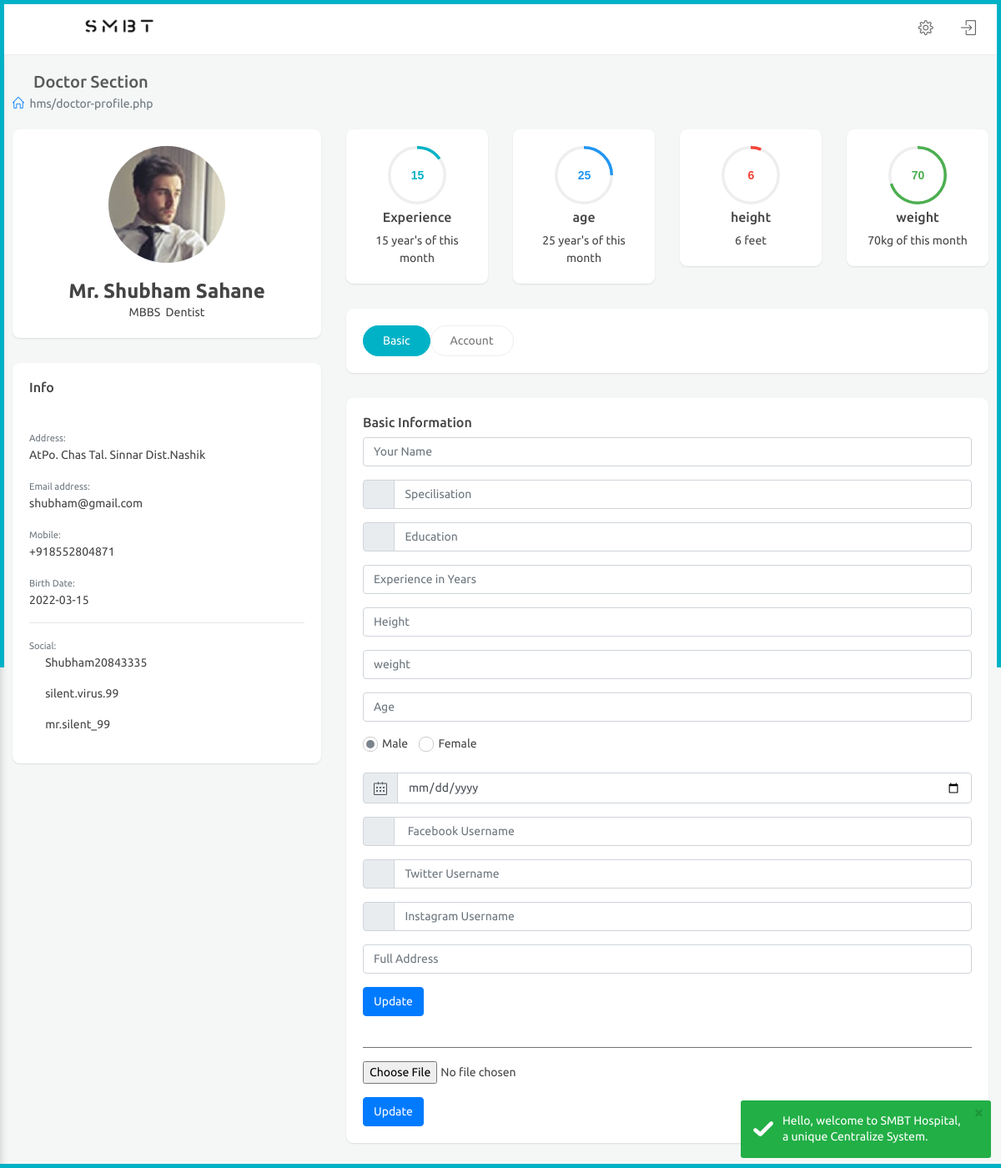
Page /doctor-profile.php (signed in) on the committed database.
### tables this page shows
CREATE TABLE `hospitalstaff` (
  `hsid` int NOT NULL AUTO_INCREMENT,
  `name` varchar(45) DEFAULT NULL,
  `email` varchar(45) DEFAULT NULL,
  `cNumber` varchar(45) DEFAULT NULL,
  `password` varchar(45) DEFAULT NULL,
  `education` varchar(45) DEFAULT NULL,
  `specialisation` varchar(45) DEFAULT NULL,
  `experience` varchar(45) DEFAULT NULL,
  `surgeonFlag` tinyint DEFAULT NULL,
  `doctorFlag` tinyint DEFAULT NULL,
  `nurseFlag` tinyint DEFAULT NULL,
  `accountantFlag` tinyint DEFAULT NULL,
  `laboratoristFlag` tinyint DEFAULT NULL,
  `pharmacyFlag` tinyint DEFAULT NULL,
  `emergencyFlag` tinyint DEFAULT NULL,
  `anaesthetistFlag` tinyint DEFAULT NULL,
  `adminFlag` tinyint DEFAULT NULL,
  `bdate` date DEFAULT NULL,
  `height` decimal(10,0) DEFAULT NULL,
  `weight` decimal(10,0) DEFAULT NULL,
  `sex` varchar(10) DEFAULT NULL,
  `age` int DEFAULT NULL,
  `address` varchar(80) DEFAULT NULL,
  `facebook` varchar(45) DEFAULT NULL,
  `twitter` varchar(45) DEFAULT NULL,
  `instagram` varchar(45) DEFAULT NULL,
  `glink` varchar(45) DEFAULT NULL,
  `profilename` varchar(45) DEFAULT 'avatar.png',
  PRIMARY KEY (`hsid`),
  UNIQUE KEY `hsid_UNIQUE` (`hsid`)
);

### doctor-profile.php (the view, shortened to what this page needs)
<?php
  include("include/doctor-header.php");
  ?>
            <div class="row clearfix">
                <div class="col-lg-4 col-md-12">
                    <div class="card profile-header">
                        <div class="body">
                            <?php
                            $result = mysqli_query($conn,"SELECT * FROM hospital.hospitalstaff where email='$Email';");
                            if($result)
                            {
                            $row=mysqli_fetch_assoc($result);
                            echo"<div class='profile-image'> <img src='assets/images/sm/". $row['profilename'] ." ' class='rounded-circle' > </div>";
                            }
                            ?>
                            <div>
                                <h4 class="m-b-0"><strong>Mr. <?php echo $row['name']; ?></strong></h4>
                                <span><?php echo $row['education']; ?>&nbsp;&nbsp;<?php echo $row['specialisation']; ?></span>
                            </div>
                        </div>
                    </div>
                    <div class="card">
                        <div class="header">
                            <h2>Info</h2>
                        </div>
                        <div class="body">
                            <small class="text-muted">Address: </small>
                            <p><?php echo $row['address']; ?></p>
                            <small class="text-muted">Email address: </small>
                            <p><?php echo $row['email']; ?></p>
                            <small class="text-muted">Mobile: </small>
                            <p><?php echo $row['cNumber']; ?></p>
                            <small class="text-muted">Birth Date: </small>
                            <p class="m-b-0"><?php echo $row['bdate']; ?></p>
                            <hr>
                            <small class="text-muted">Social: </small>
                            <p><i class="fa fa-twitter m-r-5"></i> <?php echo $row['twitter']; ?></p>
                            <p><i class="fa fa-facebook  m-r-5"></i> <?php echo $row['facebook']; ?></p>
                            <p><i class="fa fa-instagram m-r-5"></i> <?php echo $row['instagram']; ?></p>
                        </div>
                    </div>
                </div>
                <div class="col-lg-8 col-md-12">
                    <div class="row clearfix text-center">
                        <div class="col-lg-3 col-md-6 col-sm-12">
                            <div class="card">
                                <div class="body">
                                    <input type="text" class="knob" value="<?php echo $row['experience']; ?>" data-width="70" data-height="70" data-thickness="0.1" data-fgColor="#01b2c6">
                                    <h6>Experience</h6>
                                    <span><?php echo $row['experience']; ?> year's of this month</span>
                                </div>
                            </div>
                        </div>
                        <div class="col-lg-3 col-md-6 col-sm-12">
                            <div class="card">
                                <div class="body">
                                    <input type="text" class="knob" value="<?php echo $row['age']; ?>" data-width="70" data-height="70" data-thickness="0.1" data-fgColor="#2196f3">
                                    <h6>age</h6>
                                    <span><?php echo $row['age']; ?> year's of this month</span>
                                </div>
                            </div>
                        </div>
                        <div class="col-lg-3 col-md-6 col-sm-12">
                            <div class="card">
                                <div class="body">
                                    <input type="text" class="knob" value="<?php echo $row['height']; ?>" data-width="70" data-height="70" data-thickness="0.1" data-fgColor="#f44336">
                                    <h6>height</h6>
                                    <span><?php echo $row['height']; ?> feet<br></span>
                                </div>
                            </div>
                        </div>
                        <div class="col-lg-3 col-md-6 col-sm-12">
                            <div class="card">
                                <div class="body">
                                    <input type="text" class="knob" value="<?php echo $row['weight']; ?>" data-width="70" data-height="70" data-thickness="0.1" data-fgColor="#4caf50">
                                    <h6>weight</h6>
                                    <span><?php echo $row['weight']; ?>kg of this month<br></span>
                                </div>
                            </div>
                        </div>
                    </div>
                    <div class="card">
                        <div class="body">
                            <ul class="nav nav-tabs-new">
                                <li class="nav-item"><a class="nav-link active" data-toggle="tab" href="#Basic">Basic</a></li>
                                <li class="nav-item"><a class="nav-link" data-toggle="tab" href="#Account">Account</a></li>
                            </ul>
                        </div>
                    </div>
                    <div class="tab-content padding-0">
                        <div class="tab-pane active" id="Basic">
                            <div class="card">
                                <div class="body">
                                    <h6>Basic Information</h6>
                                    <form action="#" method="post">
                                    <div class="row clearfix">
                                        <div class="col-lg-12 col-md-12">
                                            <div class="form-group">
                                                <input type="text" class="form-control" placeholder="Your Name" name="name">
                                            </div>
                                            <div class="form-group">
                                                <div class="input-group">
                                                    <div class="input-group-prepend">
                                                        <span class="input-group-text"><i class="fa fa-mortar-board"></i></span>
                                                    </div>
                                                    <input type="text" class="form-control" placeholder="Specilisation" name="spec">
                                                </div>
                                            </div>
                                            <div class="form-group">
                                                <div class="input-group">
                                                    <div class="input-group-prepend">
                                                        <span class="input-group-text"><i class="fa fa-institution"></i></span>
                                                    </div>
                                                    <input type="text" class="form-control" placeholder="Education" name="edu">
                                                </div>
                                            </div>
                                            <div class="form-group">
                                                <input type="text" class="form-control" placeholder="Experience in Years" name="exp">
                                            </div>
                                            <div class="form-group">
                                                <input type="text" class="form-control" placeholder="Height" name="height">
                                            </div>
                                            <div class="form-group">
                                                <input type="text" class="form-control" placeholder="weight" name="weight">
                                            </div>
                                            <div class="form-group">
                                                <input type="text" class="form-control" placeholder="Age" name="age">
                                            </div>
                                            <div class="form-group">
                                                <div>
                                                    <label class="fancy-radio">
                                                        <span><i></i>Male</span>
                                                    </label>
                                                    <label class="fancy-radio">
                                                        <span><i></i>Female</span>
                                                    </label>
                                                </div>
                                            </div>
                                            <div class="form-group">
                                                <div class="input-group">
                                                    <div class="input-group-prepend">
                                                        <span class="input-group-text"><i class="icon-calendar"></i></span>
                                                    </div>
                                                    <input  type="date" class="form-control" placeholder="Birthdate" name="date">
                                                </div>
                                            </div>
                                            <div class="form-group">
                                                <div class="input-group">
                                                    <div class="input-group-prepend">
                                                        <span class="input-group-text"><i class="fa fa-facebook"></i></span>
                                                    </div>
                                                    <input type="text" class="form-control" placeholder=" Facebook Username" name="face">
                                                </div>
                                            </div>
                                            <div class="form-group">
                                                <div class="input-group">
                                                    <div class="input-group-prepend">
                                                        <span class="input-group-text"><i class="fa fa-twitter"></i></span>
                                                    </div>
                                                    <input type="text" class="form-control" placeholder="Twitter Username" name="twit">
                                                </div>
                                            </div>
                                            <div class="form-group">
                                                <div class="input-group">
                                                    <div class="input-group-prepend">
                                                        <span class="input-group-text"><i class="fa fa-instagram"></i></span>
                                                    </div>
                                                    <input type="text" class="form-control" placeholder="Instagram Username" name="insta">
                                                </div>
                                            </div>
                                        </div>
                                        <div class="col-lg-12 col-md-12">
                                            <div class="form-group">
                                                <input type="text" class="form-control" placeholder="Full Address" name="addr">
                                            </div>
                                        </div>
                                    </div>
                                    <button type="submit" class="btn btn-primary" name="Update1">Update</button> &nbsp;&nbsp;
                                    </form><br><hr color="gray">
                                    <form action="#" method="post">
                                        <div class="form-group">
                                               <input type="file" name="fileToUpload" id="fileToUpload" placeholder="Profile Photo">
                                        </div>
                                        <button type="submit" class="btn btn-primary" name="Update2">Update</button> &nbsp;&nbsp;
                                    </form>
                                </div>
                            </div>
                        </div>
                    </div>
                </div>
            </div>
<?php
  include("include/doctor-footer.php");
  ?>

### assets/css/chatapp.css (style rules this page uses)
.clearfix:after { visibility:hidden;display:block;font-size:0;content:" ";clear:both;height:0 }

### assets/css/color_skins.css (style rules this page uses)
.theme-cyan:before,.theme-cyan:after { background:#01b2c6 }

### rows in the picture
hospitalstaff: profilename (picture), name "Shubham Sahane", education "MBBS", specialisation "Dentist", address "AtPo. Chas Tal. Sinnar Dist.Nashik", email "shubham@gmail.com", cNumber "+918552804871", bdate "2022-03-15", twitter "Shubham20843335", facebook "silent.virus.99", instagram "mr.silent_99", experience "15", age "25", height "6", weight "70"

### other values in the picture
$currentPage "hms/doctor-profile.php"
